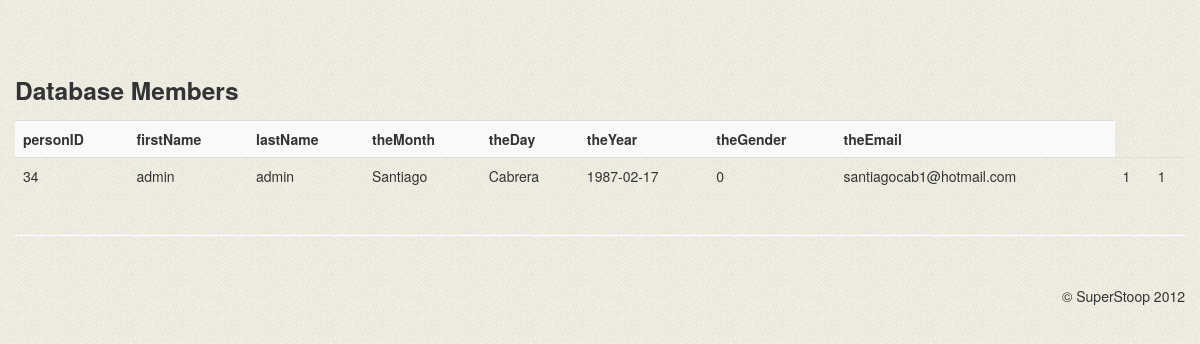
/old/superstoop_old/display.php, run on the app's committed database.
### tables this page shows
CREATE TABLE IF NOT EXISTS `members` (
  `memberID` int(11) NOT NULL AUTO_INCREMENT,
  `username` varchar(20) NOT NULL,
  `password` varchar(20) NOT NULL,
  `firstName` varchar(50) NOT NULL,
  `lastName` varchar(50) NOT NULL,
  `theBday` date NOT NULL,
  `theGender` tinyint(1) NOT NULL,
  `theEmail` varchar(70) NOT NULL,
  `active` tinyint(1) NOT NULL,
  `admin` tinyint(1) NOT NULL,
  PRIMARY KEY (`memberID`),
  UNIQUE KEY `username` (`username`),
  UNIQUE KEY `memberID` (`memberID`),
  UNIQUE KEY `theemail` (`theEmail`)
);

### old/superstoop_old/display.php (the view, shortened to what this page needs)
<!DOCTYPE html>
 <html class="no-js">
    <head>
        <link rel="stylesheet" href="css/bootstrap.min.css">
        <link rel="stylesheet" href="css/bootstrap-responsive.min.css">
        <link rel="stylesheet" href="css/main.css">
    </head>
    <body>
        <div class="container">
			<div class="row">
                <div class="span12">
					<?php
					$table = "members";
					echo "<h3>Database Members</h3>\n";
							$query = "SELECT * FROM $table";
							$result = mysql_query( $query ) or die( "Query failed: ". mysql_error() );
							printResults($result);
					function printResults($result){
						echo "<table class=\"table table-striped\">\n";
						echo "\t<tr>\n";
						echo "\t\t<td><b>personID</b></td>\n";
						echo "\t\t<td><b>firstName</b></td>\n";
						echo "\t\t<td><b>lastName</b></td>\n";
						echo "\t\t<td><b>theMonth</b></td>\n";
						echo "\t\t<td><b>theDay</b></td>\n";
						echo "\t\t<td><b>theYear</b></td>\n";
						echo "\t\t<td><b>theGender</b></td>\n";
						echo "\t\t<td id=\"tdEmail\"><b>theEmail</b></td>\n";
						echo "\t</tr>\n";
						while ( $row = mysql_fetch_array( $result, MYSQL_ASSOC )) {
							echo "\t<tr>\n";
							foreach ( $row as $item ) {
								echo "\t\t<td>$item</td>\n";
							}
							echo "\t</tr>\n";
						}
						echo "</table>\n";
					}
					?>
                </div>
            </div>
            <hr>
            <footer>
                <p>&copy; SuperStoop 2012</p>
            </footer>
        </div>
    </body>
</html>

### old/superstoop_old/css/main.css (style rules this page uses)
body { background: #000 url(../img/bg.png) repeat; }
table { text-align:center; }
@media (min-width: 1200px) { footer p { float:right; margin-top:30px; } }

### old/superstoop_old/display.php (style rules this page uses)
body { padding-top: 60px; padding-bottom: 40px; }

### data on the page
members: memberID "34", item "admin", firstName "Santiago", lastName "Cabrera", theBday "1987-02-17", theGender "0", theEmail "santiagocab1@hotmail.com", item "1"
